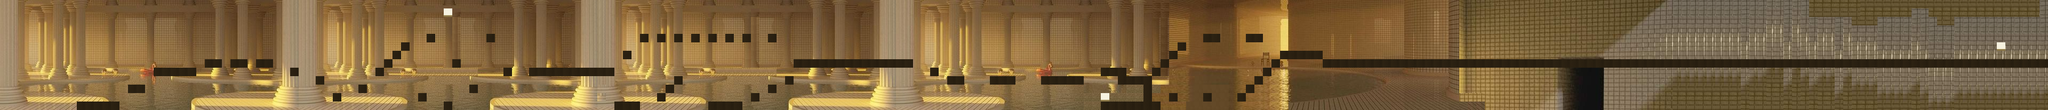

Rendered tile map (Tiled .tmx) drawn with the repository's tilesets; below, a short description and the map source with its tile grids summarised:
An orthogonal 240x13 tile map with 16x16 px tiles, 2 tile layers (Plataforma, suelo), 8 tilesets and 57 objects.

<map version="1.10" tiledversion="1.10.2" orientation="orthogonal" renderorder="right-down" width="240" height="13" tilewidth="16" tileheight="16" infinite="0" nextlayerid="10" nextobjectid="123">
 <tileset firstgid="1" source="backroom.tsx" />
 <tileset firstgid="1486" source="dynamic-wang-NQc1T5H8J-0-unsplash.tsx" />
 <tileset firstgid="76311" source="imagen3.tsx" />
 <tileset firstgid="79071" source="poolroom2.tsx" />
 <tileset firstgid="80576" source="poolroom.tsx" />
 <tileset firstgid="83096" source="poolroom3.tsx" />
 <tileset firstgid="84321" source="real.tsx" />
 <tileset firstgid="85546" source="negro01.tsx" />
 <layer id="4" name="Plataforma" width="240" height="13">
  <data>[3120 cells, 3120 non-empty, 1186 distinct tile ids]</data>
 </layer>
 <layer id="8" name="suelo" width="240" height="13">
  <data>[3120 cells, 214 non-empty, 2 distinct tile ids]</data>
 </layer>
 <objectgroup id="5" name="romper" locked="1">
  <object id="4" x="2112" y="143.333" width="32" height="15.3333" />
  <object id="60" x="142.5" y="189.5" width="81" height="19" />
  <object id="61" x="240.5" y="160.5" width="31" height="14.5" />
  <object id="62" x="289.5" y="128.5" width="78" height="16" />
  <object id="63" x="384" y="112" width="32.5" height="15" />
  <object id="64" x="432.5" y="112" width="32" height="16" />
  <object id="65" x="479.5" y="112" width="32" height="16" />
  <object id="66" x="592" y="143.5" width="15.5" height="16" />
  <object id="67" x="623.5" y="176.5" width="17" height="16" />
  <object id="68" x="671.5" y="161" width="16" height="15" />
  <object id="69" x="703.5" y="128" width="16" height="16" />
  <object id="70" x="736.5" y="95.5" width="15.5" height="15.5" />
  <object id="71" x="752.5" y="79" width="15.5" height="16.5" />
  <object id="72" x="784.5" y="176" width="16" height="16.5" />
  <object id="73" x="831" y="193.5" width="17.5" height="13.5" />
  <object id="74" x="879" y="160" width="17" height="16.5" />
  <object id="75" x="943.5" y="127.5" width="14.5" height="17" />
  <object id="76" x="799.5" y="63.5" width="16.5" height="16" />
  <object id="77" x="992" y="127.5" width="160.5" height="15.5" />
  <object id="78" x="1152.5" y="191.5" width="48" height="16" />
  <object id="79" x="1231" y="175.5" width="17.5" height="16.5" />
  <object id="80" x="1247.5" y="159.5" width="16.5" height="16" />
  <object id="81" x="1264.5" y="143.5" width="14.5" height="16" />
  <object id="82" x="1168" y="95.5" width="15.5" height="15.5" />
  <object id="83" x="1201" y="63" width="14.5" height="16.5" />
  <object id="84" x="1233" y="63.5" width="15" height="16" />
  <object id="85" x="1263" y="64" width="17" height="15" />
  <object id="89" x="1328.5" y="63.5" width="16" height="16.5" />
  <object id="90" x="1392.5" y="63.5" width="16" height="15.5" />
  <object id="91" x="1328.5" y="191.5" width="64" height="16" />
  <object id="92" x="1440" y="160.5" width="16" height="16" />
  <object id="93" x="1471.5" y="143" width="16.5" height="15.5" />
  <object id="94" x="1487.5" y="111" width="223.5" height="17" />
  <object id="95" x="1776" y="143.5" width="31" height="16" />
  <object id="96" x="1855.5" y="143.5" width="48.5" height="15.5" />
  <object id="97" x="1951" y="144" width="80.5" height="16" />
  <object id="98" x="2063" y="127.5" width="48" height="16.5" />
  <object id="99" x="2159.5" y="128" width="17.5" height="15.5" />
  <object id="100" x="2175" y="111.5" width="17" height="15.5" />
  <object id="101" x="2191" y="95" width="17" height="16" />
  <object id="102" x="2256.5" y="175.5" width="16" height="16.5" />
  <object id="103" x="2064" y="192" width="112" height="17" />
  <object id="104" x="2192.5" y="176" width="16" height="16.5" />
  <object id="105" x="2320" y="176" width="16" height="15" />
  <object id="106" x="2352" y="144" width="17" height="16" />
  <object id="107" x="2384.5" y="112" width="15.5" height="16" />
  <object id="108" x="2400" y="96" width="80" height="15" />
  <object id="110" x="2480" y="112" width="224" height="14.5" />
  <object id="111" x="2703.5" y="79.5" width="18" height="48" />
  <object id="112" x="2721" y="110.5" width="433" height="17.5" />
  <object id="113" x="3152" y="79" width="21.5" height="48.5" />
  <object id="114" x="3173.5" y="110.5" width="458" height="17.5" />
  <object id="115" x="3647" y="111" width="193" height="17" />
 </objectgroup>
 <objectgroup id="9" name="moneda" locked="1">
  <object id="117" x="3743.33" y="78" width="18" height="16" />
  <object id="119" x="2062.67" y="174" width="18.6667" height="17.3333" />
  <object id="120" x="831.333" y="14.6667" width="18" height="14.6667" />
  <object id="121" x="829.333" y="12" width="21.3333" height="17.3333" />
 </objectgroup>
</map>
